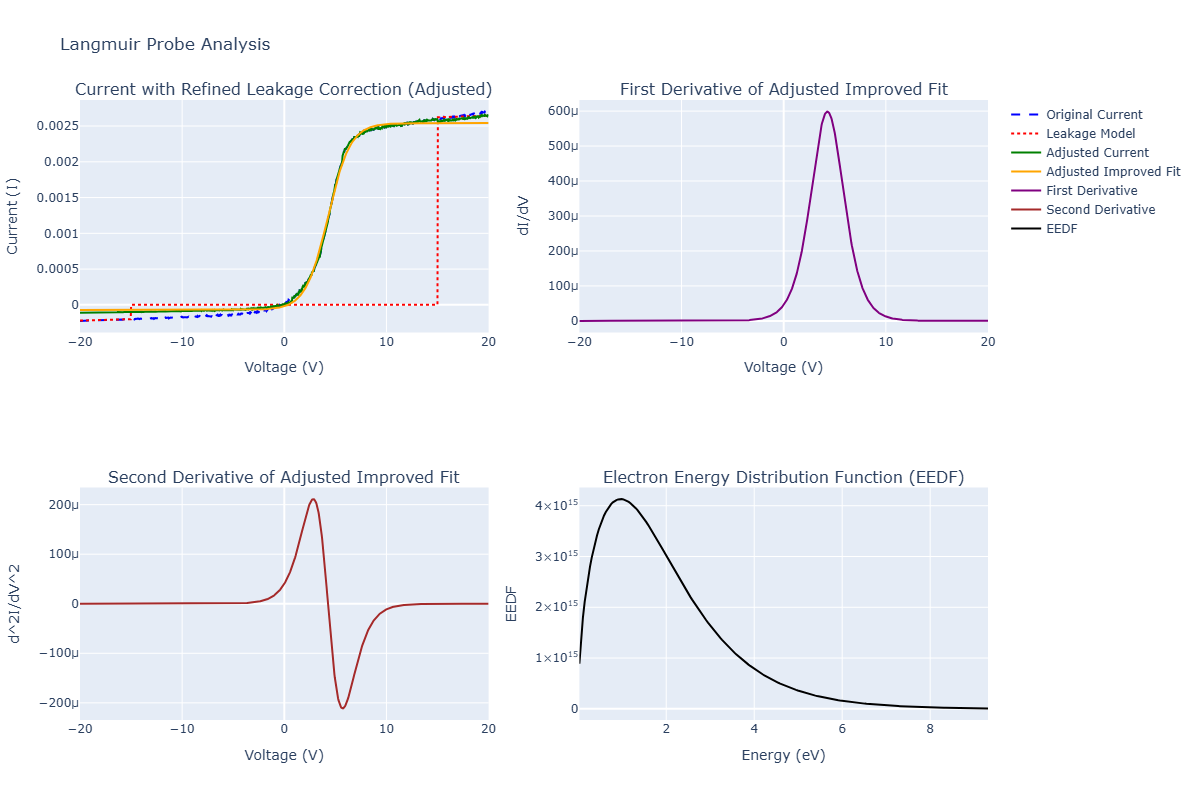

Python code for this plot:
import numpy as np
import plotly.graph_objs as go
import plotly.subplots as sp
from scipy.optimize import curve_fit, least_squares
from scipy.integrate import simpson, trapezoid

# Constants for EEDF calculation
q_e = 1.602e-19  # Elementary charge in C
m_e = 9.109e-31  # Electron mass in kg
A_probe = 1.41372e-5  # Probe area in m^2

# Load the data
file_path = 'LMSIMData\\20241103-235547-LangmuirSIM_eV2_averaged_noisy.npy'
data = np.load(file_path, allow_pickle=True)
voltage = data[0]
current = data[1]

# Define constants
Vp = 5.68  # Plasma potential in volts

# Smooth the data using a moving average
window_size = 5
smoothed_current = np.convolve(current, np.ones(window_size) / window_size, mode='same')

# Define a new fitting function for improved fit
def improved_fit_function(x, a, b, c, d):
    return a * np.tanh(b * (x - c)) + d

# Fit the new model to the middle segment with adjusted parameter guesses for better fitting
middle_voltage_range = (voltage >= -15) & (voltage <= 15)  # Expanded range for better fitting
initial_guess = [1, 0.5, 0, 0]  # Adjusted initial parameter guesses
popt_improved, _ = curve_fit(improved_fit_function, voltage[middle_voltage_range], smoothed_current[middle_voltage_range], p0=initial_guess)
improved_fit = improved_fit_function(voltage, *popt_improved)

# Define linear fit functions for lower and higher voltage ranges
def linear_fit(x, a, b):
    return a * x + b

# Fit the lower and higher voltage ranges
low_voltage_range = voltage < -15
high_voltage_range = voltage > 15
popt_low, _ = curve_fit(linear_fit, voltage[low_voltage_range], smoothed_current[low_voltage_range])
popt_high, _ = curve_fit(linear_fit, voltage[high_voltage_range], smoothed_current[high_voltage_range])

# Create leakage model for the entire voltage range using piecewise linear functions
leakage_model = np.piecewise(voltage, 
                             [voltage < -15, voltage > 15], 
                             [lambda x: linear_fit(x, *popt_low),
                              lambda x: linear_fit(x, *popt_high),
                              0])  # No adjustment for mid-range voltage

# Calculate the difference between the improved fit and leakage model
difference = improved_fit - leakage_model

# Identify the crossing points for the regions to adjust
crossing_left = np.argmax((voltage >= 0) & (difference > 0))  # Start point to adjust on the left from 0 volts
crossing_right = np.argmax((voltage > Vp) & (difference < 0))  # Start point to adjust on the right

# Initialize the adjusted current as a copy of the original current
adjusted_current = np.copy(current)

# Apply corrections towards Vmin starting from crossing_left, removing a fixed value to ensure visible change
for i in range(crossing_left):
    adjusted_current[i] -= 0.5 * current[i]  # Remove 50% of the original current for a more pronounced effect

# Apply corrections towards Vmin starting from crossing_right, leaving midsection untouched
for i in range(crossing_right, len(voltage)):
    adjustment = 0.5 * difference[i]
    adjusted_current[i] += adjustment

# Fit the improved model to the adjusted current using least_squares for a more flexible optimization
def adjusted_improved_fit_function(x, a, b, c, d):
    return a * np.tanh(b * (x - c)) + d

def residuals(params, x, y):
    return adjusted_improved_fit_function(x, *params) - y

initial_guess_adjusted = [1, 0.5, 0, 0]  # Adjusted initial parameter guesses for the fit
result = least_squares(residuals, initial_guess_adjusted, args=(voltage[middle_voltage_range], adjusted_current[middle_voltage_range]))
popt_adjusted_improved = result.x
adjusted_improved_fit = adjusted_improved_fit_function(voltage, *popt_adjusted_improved)

# Calculate first and second derivatives of the fitted improved function
first_derivative = np.gradient(adjusted_improved_fit, voltage)
second_derivative = np.gradient(first_derivative, voltage)

# Create a Plotly subplot figure
fig = sp.make_subplots(rows=2, cols=2, subplot_titles=(
    "Current with Refined Leakage Correction (Adjusted)",
    "First Derivative of Adjusted Improved Fit",
    "Second Derivative of Adjusted Improved Fit",
    "Electron Energy Distribution Function (EEDF)"))

# Plot original and adjusted currents
fig.add_trace(go.Scatter(x=voltage, y=current, mode='lines', name='Original Current', line=dict(dash='dash', color='blue')), row=1, col=1)
fig.add_trace(go.Scatter(x=voltage, y=leakage_model, mode='lines', name='Leakage Model', line=dict(dash='dot', color='red')), row=1, col=1)
fig.add_trace(go.Scatter(x=voltage, y=adjusted_current, mode='lines', name='Adjusted Current', line=dict(color='green')), row=1, col=1)
fig.add_trace(go.Scatter(x=voltage, y=adjusted_improved_fit, mode='lines', name='Adjusted Improved Fit', line=dict(color='orange')), row=1, col=1)

# Plot first derivative
fig.add_trace(go.Scatter(x=voltage, y=first_derivative, mode='lines', name='First Derivative', line=dict(color='purple')), row=1, col=2)

# Plot second derivative
fig.add_trace(go.Scatter(x=voltage, y=second_derivative, mode='lines', name='Second Derivative', line=dict(color='brown')), row=2, col=1)

# Plot EEDF calculation
analysis_range = (voltage[middle_voltage_range] >= Vp - 2) & (voltage[middle_voltage_range] <= 20)  # Expanded range for EEDF analysis
voltages_for_eedf = voltage[middle_voltage_range][analysis_range]
second_derivative_middle = second_derivative[middle_voltage_range]
second_derivative_for_eedf = second_derivative_middle[analysis_range]

# Filter out negative energies to avoid invalid sqrt operations
energies_eV = voltages_for_eedf - Vp
positive_energy_indices = energies_eV > 0
energies_eV = energies_eV[positive_energy_indices]
second_derivative_for_eedf = second_derivative_for_eedf[positive_energy_indices]

# Update scaling factor and adjust the EEDF formula
scaling_factor = 5.5e19  # Increased scaling factor for better EEDF magnitude
eedf = np.abs(scaling_factor * (2 / (A_probe * q_e)) * np.sqrt(2 * m_e * energies_eV * q_e) * second_derivative_for_eedf)

fig.add_trace(go.Scatter(x=energies_eV, y=eedf, mode='lines', name='EEDF', line=dict(color='black')), row=2, col=2)

# Update layout
fig.update_layout(title='Langmuir Probe Analysis', height=800, width=1200)
fig.update_xaxes(title_text='Voltage (V)', row=1, col=1)
fig.update_yaxes(title_text='Current (I)', row=1, col=1)
fig.update_xaxes(title_text='Voltage (V)', row=1, col=2)
fig.update_yaxes(title_text='dI/dV', row=1, col=2)
fig.update_xaxes(title_text='Voltage (V)', row=2, col=1)
fig.update_yaxes(title_text='d^2I/dV^2', row=2, col=1)
fig.update_xaxes(title_text='Energy (eV)', row=2, col=2)
fig.update_yaxes(title_text='EEDF', row=2, col=2)

# Show the figure
fig.show()

# Calculate electron density (n_e) and temperature (T_e)
integrand_density = eedf / np.sqrt(energies_eV)
n_e_simpson = simpson(integrand_density, x=energies_eV)  # Simpson's rule
n_e_trapz = trapezoid(integrand_density, x=energies_eV)   # Trapezoidal rule

integrand_temperature = (energies_eV ** (3/2)) * eedf
T_e_simpson = (2 / (3 * n_e_simpson)) * simpson(integrand_temperature, x=energies_eV)  # Using Simpson
T_e_trapz = (2 / (3 * n_e_trapz)) * trapezoid(integrand_temperature, x=energies_eV)    # Using Trapezoidal

# Output the calculated values
print("Electron Density (n_e) [Simpson]:", n_e_simpson)
print("Electron Density (n_e) [Trapz]:", n_e_trapz)
print("Electron Temperature (T_e) [Simpson]:", T_e_simpson, "eV")
print("Electron Temperature (T_e) [Trapz]:", T_e_trapz, "eV")

# Convert T_e to Kelvin for interpretation
T_e_kelvin_simpson = T_e_simpson * 11600
T_e_kelvin_trapz = T_e_trapz * 11600
print("Electron Temperature (T_e) [Simpson]:", T_e_kelvin_simpson, "K")
print("Electron Temperature (T_e) [Trapz]:", T_e_kelvin_trapz, "K")
